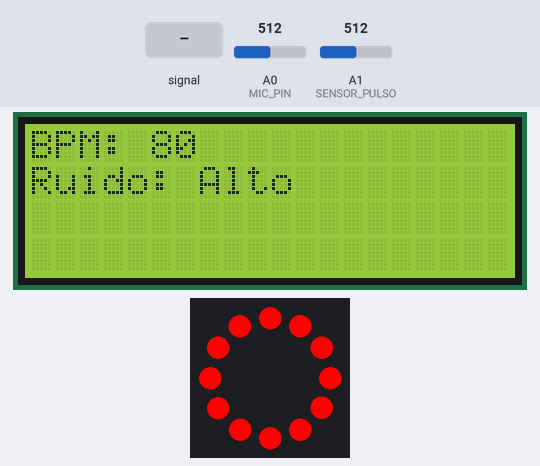
Bench run of a sketch on a simulated Arduino Uno, built with avr-gcc and run on an emulated ATmega328P. On the bench: 20×4 character LCD, 12 RGB LEDs in a ring, first at the top, clockwise. Inputs (shaded band) come from the test bench; at power-on: A0 (MIC_PIN) = 512, A1 (SENSOR_PULSO) = 512.

Above: at 2.7 s.
2.8 s: A0 (MIC_PIN) set to 139
5.5 s: A0 (MIC_PIN) set to 133
At 8.2 s:
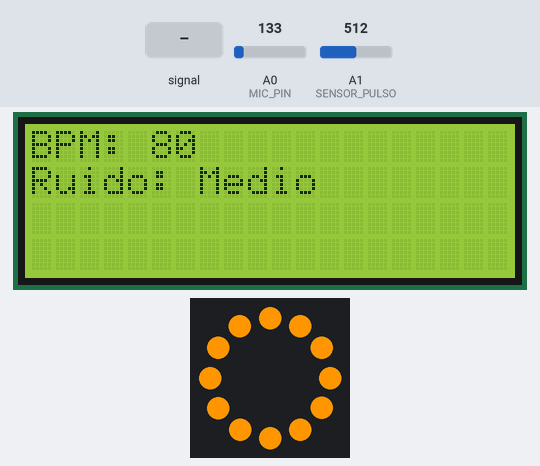
8.5 s: A0 (MIC_PIN) fed a 200 Hz sine of ±81 counts around its level
At 8.64 s:
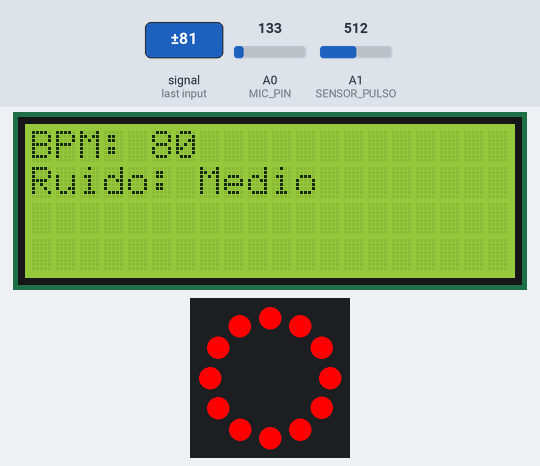
10.2 s: A0 (MIC_PIN) set to 122
At 12.7 s:
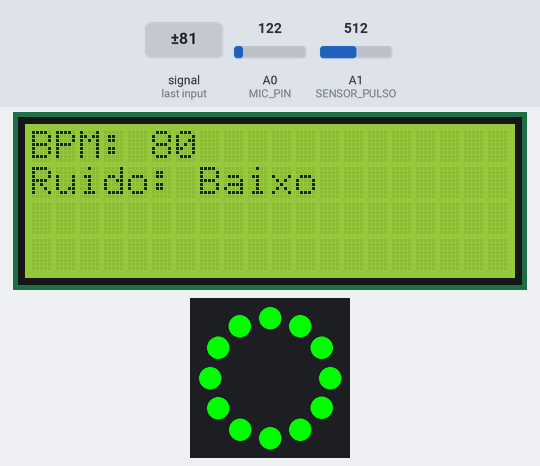
13.2 s: A1 (SENSOR_PULSO) set to 487
16.2 s: A0 (MIC_PIN) fed a 200 Hz sine of ±81 counts around its level
At 16.38 s:
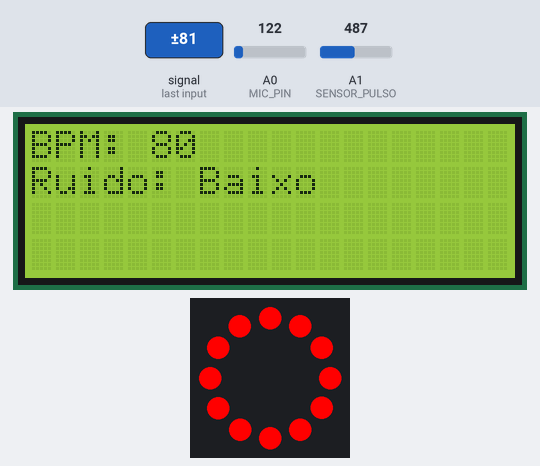
Timing chart, 0 to 19.0 s (numbered marks = the images above; inputs shaded):
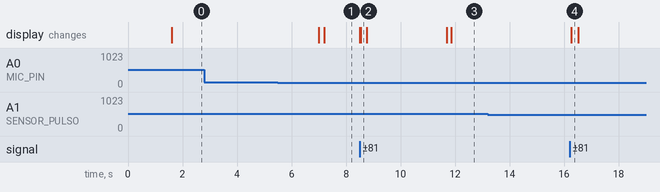

Measured:
- the behaviour switches between 134 and 133 on A0 (MIC_PIN) (found by bisection; images 0 and 1)
- after the input at 2.8 s, every drawn part: stays the same
- after the input at 13.2 s, every drawn part: stays the same

The sketch:

tudofuncionando.ino
```cpp
#include <Wire.h>
#include <LiquidCrystal_I2C.h> // MODIFICADO
#include <Adafruit_NeoPixel.h>

LiquidCrystal_I2C lcd(0x27, 20, 4);

#define SENSOR_PULSO A1
#define MIC_PIN A0
#define LED_PIN 6
#define NUM_LEDS 12

Adafruit_NeoPixel ring(NUM_LEDS, LED_PIN, NEO_GRB + NEO_KHZ800);

unsigned long ledAltoAte = 0;
unsigned long duracaoAlerta = 1500;

// Variáveis de Pulso
int baseline = 500; // 405 baseline original
int threshold = 200; // 566 threshold original

unsigned long ultimaDeteccao = 0;
int ultimoValor = 0;
bool aguardandoQueda = false;

int bpm = 0;
int bpm_mostrado = 80;
unsigned long ultimoUpdate = 0;

void setup() {
  Serial.begin(115200);

  // LCD
  Wire.begin();
  lcd.init();
  lcd.backlight();

  lcd.setCursor(0, 0);
  lcd.print("Monitor de Pulso");
  delay(1500);
  lcd.clear();

  // NeoPixel
  ring.begin();
  ring.show();
}

void loop() {
  //  Leitura do BPM
  int leitura = analogRead(SENSOR_PULSO);

  // Filtro
  float alpha = 0.1;
  int valor = ultimoValor + alpha * (leitura - ultimoValor);
  ultimoValor = valor;
  unsigned long agora = millis();
  bool picoDetectado = false;

  // Detecção do pico
  if (!aguardandoQueda && valor > threshold) {

    unsigned long intervalo = agora - ultimaDeteccao;

    if (intervalo > 400) {
      bpm = 60000 / intervalo;
      ultimaDeteccao = agora;
      picoDetectado = true;
    }

    aguardandoQueda = true;
  }

  if (aguardandoQueda && valor < baseline) {
    aguardandoQueda = false;
  }

  if (picoDetectado) {
    if (bpm >= 60 && bpm <= 100) {
      bpm_mostrado = bpm;
    }
  }
//  Leitura do sensor de ruído
int micValue = analogRead(MIC_PIN);
unsigned long agora2 = millis();

String nivelRuido;

if (micValue >= 134) {
    nivelRuido = "ALTO!";
    ledAltoAte = agora2 + duracaoAlerta;
}

if (agora2 < ledAltoAte) {
    setColor(255, 0, 0);   // vermelho
    nivelRuido = "Alto";
}
else {
    if (micValue < 130) {
      setColor(0, 255, 0);        // verde
      nivelRuido = "Baixo";
    }
    else {
      setColor(255, 150, 0);      // amarelo
      nivelRuido = "Medio";
    }
}
  //  Atualização do LCD(300 ms)
  if (agora - ultimoUpdate > 300) {
    lcd.clear();

    lcd.setCursor(0, 0);
    lcd.print("BPM: ");
    lcd.print(bpm_mostrado);

    lcd.setCursor(0, 1);
    lcd.print("Ruido: ");
    lcd.print(nivelRuido);

    ultimoUpdate = agora;
  }

  delay(10);
}
// LED RGB
void setColor(int r, int g, int b) {
  for (int i = 0; i < NUM_LEDS; i++) {
    ring.setPixelColor(i, ring.Color(r, g, b));
  }
  ring.show();
}
```
